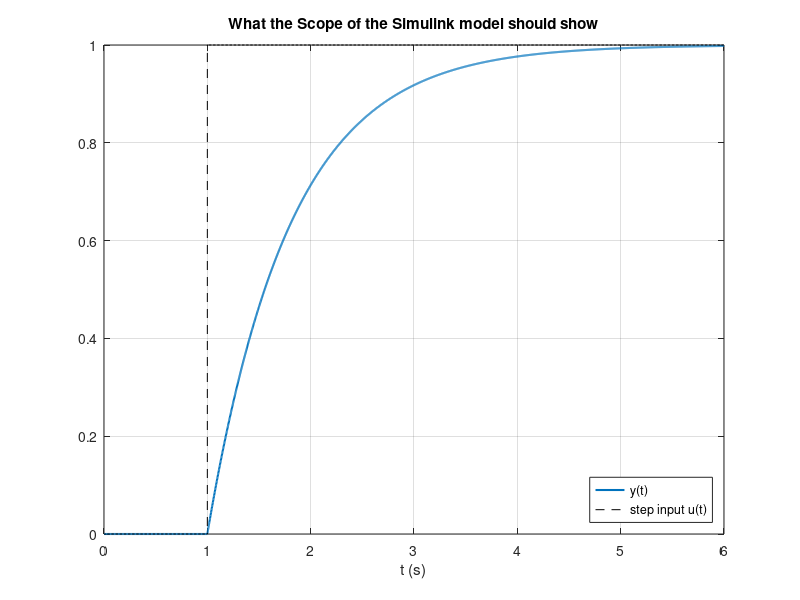

This chart was generated by the following MATLAB code:
% Day 091 · Introduction to Simulink and the Simulink Environment — The system we will model, solved with code
% Run: open this file in MATLAB and press Run (or type example_2 in the Command Window)

% dy/dt = (u - y) / tau, u = unit step at t = 1 s  (a first-order lag)
% In Simulink: Step -> Sum(+ -) -> Gain(1/tau) -> Integrator -> Scope, with y fed back to the Sum.
tau = 0.8;
u = @(t) double(t >= 1);
[t, y] = ode45(@(t, y) (u(t) - y)/tau, [0 6], 0, odeset('MaxStep', 0.01));
plot(t, y, 'LineWidth', 1.5); hold on
plot(t, u(t), 'k--'); hold off; grid on
xlabel('t (s)'); legend('y(t)', 'step input u(t)', 'Location', 'southeast')
title('What the Scope of the Simulink model should show')
fprintf('y reaches 63.2%% of the step at t = %.2f s (1 + tau = %.2f)\n', interp1(y, t, 0.632), 1 + tau);
